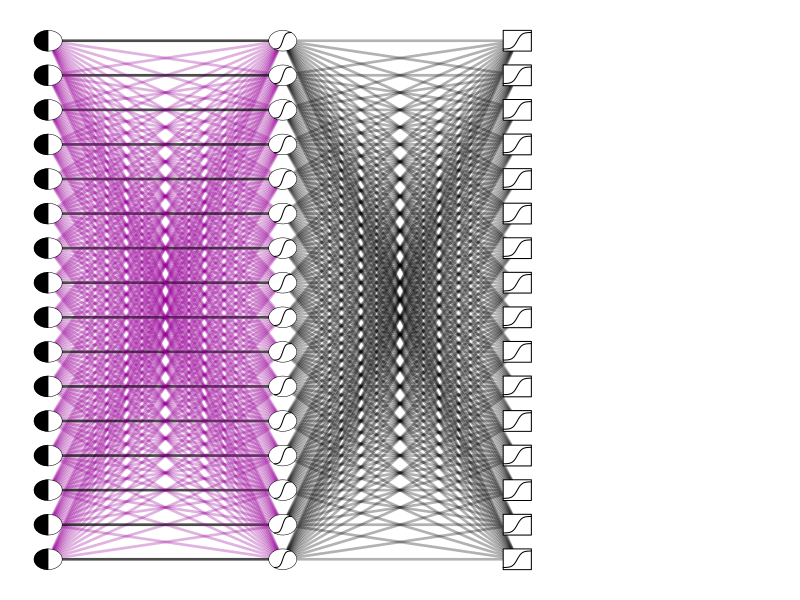

Write R code to recreate this figure.
this.dir <- dirname(parent.frame(2)$ofile)
setwd(this.dir)
setwd('../../doc/manual_graphics/')


n_neurons <- 16
n_compounds <- 16
middle_staggering <- 0.0
line_thickess <- 2.6

draw_semicircle <- function(x_mid,y_mid,height=0.02,width=0.02,resolution=30){
  from.phi <- 0
  to.phi <- 2*pi
  #x_mid <- x
  phi <- seq(from.phi,to.phi,length.out=resolution)
  x <- cos(phi)*width + x_mid
  y <- sin(phi)*height + y_mid
  polygon(x,y,col=rgb(1,1,1,1),lwd=0.5)#,border=NA)
  
  #Now draw the other_half
  from.phi <- pi/2
  to.phi <- (3*pi)/2
  phi <- seq(from.phi,to.phi,length.out=resolution)
  x <- cos(phi)*width + x_mid
  y <- sin(phi)*height + y_mid
  polygon(x,y,col=rgb(0,0,0,1),lwd=0.5)#,border=NA)
  
  
}


draw_neuron <- function(x_mid, y_mid, height = 0.04, width = 0.04, resolution = 30,
                        outer_shape = 'rectangle'){
  x_bottom_left <- x_mid - width / 2
  x_bottom_right <- x_mid + width / 2
  x_top_left <- x_mid - width / 2
  x_top_right <- x_mid + width / 2
  
  y_bottom_left <- y_mid - height / 2
  y_bottom_right <- y_mid - height / 2
  y_top_left <- y_mid + height / 2
  y_top_right <- y_mid + height / 2
  
  if(outer_shape == 'rectangle'){
    polygon(
      c(x_bottom_left, x_bottom_right, x_top_right, x_top_left),
      c(y_bottom_left, y_bottom_right, y_top_right, y_top_left),
      col = rgb(1, 1, 1, 1),
      lwd = 1
    )
  }else if(outer_shape == 'oval'){
    from.phi <- 0
    to.phi <- 2*pi
    #x_mid <- x
    phi <- seq(from.phi,to.phi,length.out=resolution)
    x <- cos(phi)*width/2 + x_mid
    y <- sin(phi)*height/2 + y_mid
    polygon(x,y,col=rgb(1,1,1,1),lwd=0.5)#,border=NA)
  }
    
  neur_input <- seq(-6,6,length.out=resolution)
  neur_output <- 1/(1+exp(-neur_input))
  
  if(outer_shape == 'rectangle'){
    drawn_input <- seq(x_bottom_left, x_bottom_right, length.out = resolution)
    drawn_output <- neur_output*(0.8*height) + y_bottom_left + 0.1*height
  
    lines(drawn_input,drawn_output)
  }else if(outer_shape == 'oval'){
    drawn_input <- seq(x_bottom_left + 0.2*width, x_bottom_right - 0.2*width, length.out = resolution)
    drawn_output <- neur_output*(0.8*height) + y_bottom_left + 0.1*height
    lines(drawn_input,drawn_output)
  }
}



png(filename = 'nn_scheme.png',
    width = 1745,
    height = 1702,
    res = 300)
par(mar=c(1,1,1,1))
par(oma = c(0,0,0,0))
plot(NULL,
     NULL,
     xlim = c(0,1),
     ylim = c(0,1),
     axes = F,
     xlab = '',
     ylab = '')

for(i in 1:3){
  if(i < 3){
    
    if(i == 1){
      for(j in 1:n_neurons){
        for(k in 1:n_neurons){
          if(j != k){
            lines(c((i - 1)/3,i/3 - middle_staggering),
                  c((j - 1)/(n_neurons - 1),
                    (k - 1)/(n_neurons - 1)),
                  col = rgb(0.6,0,0.6,0.3),
                  lwd = line_thickess)
          }else{
            lines(c((i - 1)/3,i/3 - middle_staggering),
                  c((j - 1)/(n_neurons - 1),
                    (k - 1)/(n_neurons - 1)),
                  col = rgb(0,0,0,0.7),
                  lwd = line_thickess)
          }
        }
      }
    }else if (i == 2){
      for(j in 1:n_neurons){
        for(k in 1:n_compounds){
            lines(c((i - 1)/3 + middle_staggering,i/3),
                  c((j - 1)/(n_neurons - 1),
                    (k - 1)/(n_compounds - 1)),
                  col = rgb(0,0,0,0.3),
                  lwd = line_thickess)
        }
      }
    }
    for(j in 1:n_neurons){
      if(i == 1){
        stagger_amount <- 0
        draw_semicircle((i-1)/3 + stagger_amount,(j-1)/(n_neurons - 1))
      }else{
        #stagger_amount <- middle_staggering
        draw_neuron((i-1)/3 - stagger_amount,(j-1)/(n_neurons - 1),outer_shape = 'oval')
        
        #text((i-1)/3,(j-1)/(n_neurons - 1),'X',adj=0.5,cex=0.8)
      }
      
      
      #points((i - 1)/3,(j - 1)/(n_neurons - 1),
      #       pch = 21,
      #       col = 'black',
      #       bg = 'grey20',
      #       lwd = 2,
      #       cex = 2.5)
    }
    
  }else{
    for(j in 1:n_compounds){
      draw_neuron((i - 1)/3,(j - 1)/(n_compounds - 1))
      
      # points((i - 1)/3,(j - 1)/(n_compounds - 1),
      #        pch = 21,
      #        col = 'black',
      #        bg = 'white',
      #        lwd = 2,
      #        cex = 1)
    }
  }
}
dev.off()




